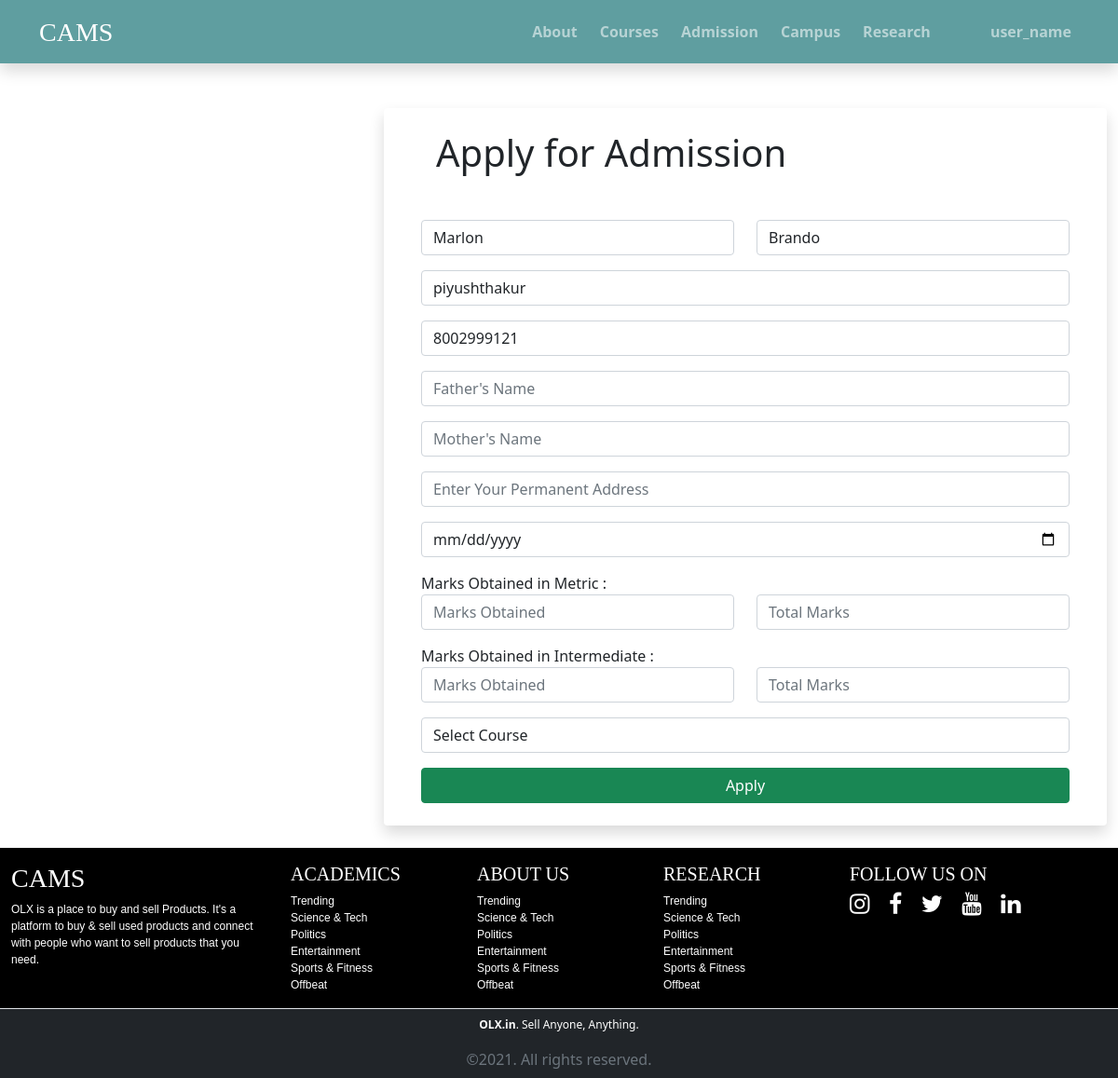
The app's page /apply.php (signed in) with its own data.
### tables this page shows
CREATE TABLE `accounts` (
  `id` int(11) NOT NULL,
  `f_name` varchar(100) NOT NULL,
  `l_name` varchar(100) NOT NULL,
  `contact` varchar(50) NOT NULL,
  `email` varchar(100) NOT NULL,
  `password` varchar(255) NOT NULL,
  `doc` timestamp NOT NULL DEFAULT current_timestamp() ON UPDATE current_timestamp()
);

### include/config.php (called while the page is built, shortened)
<?php
    class Work{
        private $host = "localhost";
        private $username = "root";
        private $password = "";
        private $database = "cams";
        private $connect;
        public function __construct(){
            $this->connect = new mysqli($this->host, $this->username, $this->password, $this->database);
            if(mysqli_connect_error()){
                trigger_error("Databse Connection Failed".mysqli_connect_error());
            }
            else{
                return $this->connect;
            }
        }
        public function select($query){
            $run = $this->connect->query($query);
            $array = [];
            if($run->num_rows > 0){
                while($row = $run->fetch_assoc()){
                    $array[] = $row;
                }
                return $array;
            }
            else{
                echo "No records found";
                return $array;
            }
        }
    }
    $cams = new Work();
?>

### apply.php (the view, shortened to what this page needs)
<?php include "include/header.php";
$sess = $_SESSION['user'];
$query = $cams->select("SELECT * FROM accounts WHERE email = '$sess'");
?>
<div class="container-fluid mt-5">
    <div class="row">
        <div class="col-lg-4">
        </div>
        <div class="col-lg-8">
            <div class="card px-4 py-2 shadow border-0">
                <div class="card-body">
                <h1 class="mx-3 mb-5">Apply for Admission</h1>
                    <form action="apply.php" method="post">
                        <div class="mb-3">
                            <div class="row">
                            <?php
                                if(isset($_SESSION['user'])):
                                    $id = $_SESSION['user'];
                                    $value = $cams->select("SELECT * FROM accounts where email = '$id'");
                                    foreach($value as $v):
                                    ?>
                                <div class="col-6">
                                    <input type="text" name="f_name" value="<?= $v['f_name'];?>" placeholder="First Name" class="form-control">
                                </div>
                                <div class="col-6">
                                    <input type="text" name="l_name" value="<?= $v['l_name'];?>" placeholder="Last Name" class="form-control">
                                </div>
                            </div>
                        </div>
                        <div class="mb-3">
                            <input type="text" name="email" value="<?= $v['email'];?>" placeholder="Email Address" class="form-control">
                        </div>
                        <div class="mb-3">
                            <input type="text" name="contact" value="<?= $v['contact'];?>" placeholder="Contact Number" class="form-control">
                        </div>
                        <?php  endforeach; endif; ?>
                        <div class="mb-3">
                            <input type="text" name="father_name" placeholder="Father's Name" class="form-control">
                        </div>
                        <div class="mb-3">
                            <input type="text" name="mother_name" placeholder="Mother's Name" class="form-control">
                        </div>
                        <div class="mb-3">
                            <input type="text" name="address" placeholder="Enter Your Permanent Address" class="form-control">
                        </div>
                        <div class="mb-3">
                            <input type="date" name="dob" class="form-control">
                        </div>
                        <div class="mb-3">
                           <div class="row">
                           <label for="">Marks Obtained in Metric :</label>
                                <div class="col-6">
                                    <input type="text" name="metric_marks" placeholder="Marks Obtained" class="form-control">
                                </div>
                                <div class="col-6">
                                    <input type="text" name="metric_fullmarks" placeholder="Total Marks" class="form-control">
                                </div>
                           </div>
                        </div>
                        <div class="mb-3">
                           <div class="row">
                           <label for="">Marks Obtained in Intermediate :</label>
                                <div class="col-6">
                                    <input type="text" name="inter_marks" placeholder="Marks Obtained" class="form-control">
                                </div>
                                <div class="col-6">
                                    <input type="text" name="inter_fullmarks" placeholder="Total Marks" class="form-control">
                                </div>
                           </div>
                        </div>
                        <div class="mb-3">
                            <select id="" name="course" class="form-control">
                                <option value=""selected hidden disabled>Select Course</option>
                            </select>
                        </div>
                        <div class="d-grid gap-2">
                            <input type="submit" value="Apply" name="apply" class="btn btn-success">
                        </div>
                    </form>
                </div>
            </div>
        </div>
    </div>
</div>
<?php include "include/footer.php"; ?>

### records on screen
accounts: f_name "Marlon", l_name "Brando", email "piyushthakur", contact "8002999121"
